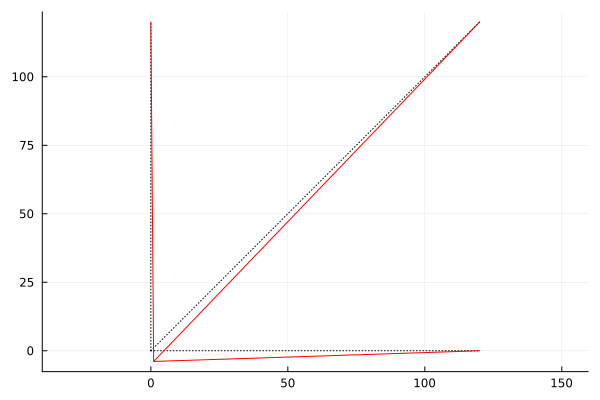

Generate this figure with Julia:
##################################################################
###########        FEM Lab Course -by Saurabh Singh    ###########
##################################################################
push!(LOAD_PATH,"./")

using LinearAlgebra
using Plots
using functions

function main()
  # Write a program to solve a general 2D truss problem using FEM
  # Daryl Logan Example 3.5
  # antonio ferreira 2008
  # Modified by Ahmed Rashed
  # Units used are ft lb

  # Material properties
  E_vec = [30e6, 30e6, 30e6]
  A_vec = [2, 2, 2]

  # Generation of coordinates and connectivities
  nodesCoords = [
      0.0 0.0;
      0.0 120.0;
      120.0 120.0;
      120.0 0.0
  ]
  numberNodes = size(nodesCoords, 1)

  elementNodes = [
      1 2;
      1 3;
      1 4
  ]
  numberElements = size(elementNodes, 1)

  # GDof: total number of degrees of freedom
  GDof = 2 * numberNodes

  # Assembly stiffness matrix
  K_assembly = formStiffness2Dtruss(GDof, numberElements, elementNodes, nodesCoords, E_vec, A_vec)

  # Boundary conditions
  prescribedDof = 3:8

  # Force vector
  F_col = fill(NaN, GDof)
  F_col[1] = 0.0
  F_col[2] = -1e4

  # Displacement vector
  D_col = fill(NaN, GDof)
  for idof in prescribedDof D_col[idof] = 0.0 end

  # Solution
  D_col, F_col = solution(prescribedDof, K_assembly, D_col, F_col)

  ### POST PROCESSING
  # Deformation components
  us = 1:2:(2 * numberNodes - 1)
  vs = 2:2:(2 * numberNodes)

  # Extract the x and y components of the displacement
  XX = D_col[us]
  YY = D_col[vs]

  # Calculate the maximum norm of the displacements
  dispNorm = maximum(sqrt.(XX.^2 .+ YY.^2))

  # Scale factor for displacements
  scaleFact = 15000 * dispNorm

  # Adjust node coordinates with displacements for visualization
  adjustedCoords = nodesCoords .+ scaleFact * hcat(XX, YY)

  # Initial plot setup
  plot1 = plot(aspect_ratio=:equal)

  # Draw the original mesh
  drawingMesh(plot1, nodesCoords, elementNodes,:black, :dot)

  # Draw the deformed mesh
  drawingMesh(plot1,adjustedCoords, elementNodes,:red,:solid)

  # Save the plot
  savefig("truss2d.png")
  # Stress at elements
  stress = stresses2Dtruss(numberElements, elementNodes, nodesCoords, D_col, E_vec)

  # Optional drawing part would be implemented here using a Julia plotting library
  
end

main()